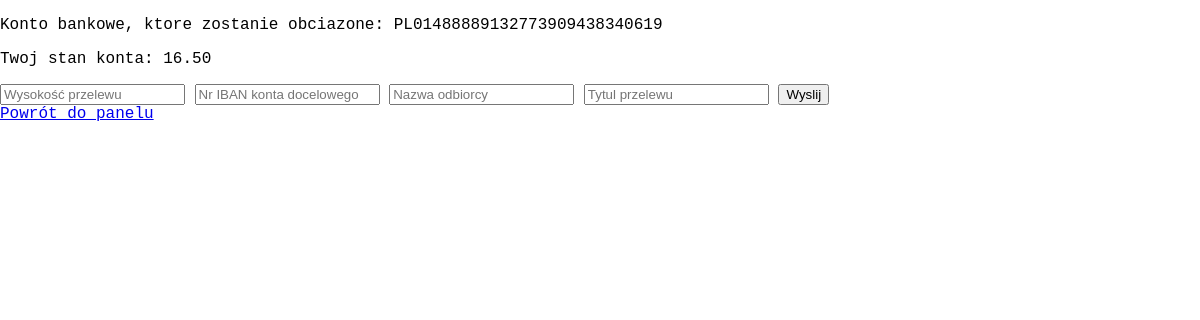
Page /make_transfer (signed in) on the earlier database version.
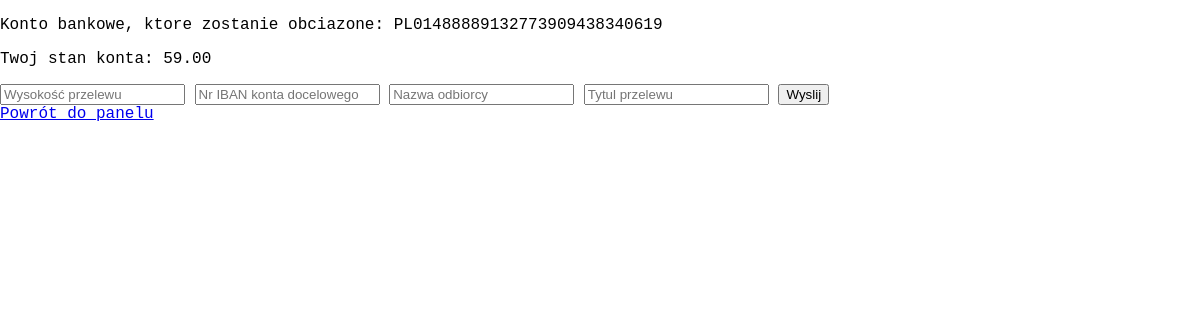
Same page on the later database version.
### app/__init__.py (models this page shows, shortened)
class Customers(db.Model, UserMixin):
    __tablename__ = "Customers"
    customer_id = db.Column(db.String(16), primary_key=True, unique=True)
    iban_number = db.Column(db.String(28), nullable=False, unique=True)
    account_balance = db.Column(db.Float, nullable=False)
    pesel = db.Column(db.String(11), db.ForeignKey('Users.pesel'))

### app/views.py (the view, shortened to what this page needs)
@app.route("/make_transfer", methods=['GET', 'POST'])
@login_required
def make_transfer():
    login = current_user.login
    user = Users.query.filter_by(login=login).first()
    customer = Customers.query.filter_by(pesel=user.pesel).first()
    form = Transfer_form()
    return render_template("make_transfer.html",form=form, iban_source=customer.iban_number, balance=customer.account_balance)

### app/models/utils.py
class Transfer_form(FlaskForm):
    amount = StringField(validators=[InputRequired(), Length(min=1)], render_kw={'placeholder': 'Wysokość przelewu'})
    iban_destination = StringField(validators=[InputRequired(), Length(min=28, max=28)], render_kw={'placeholder': 'Nr IBAN konta docelowego'})
    receiver_name = StringField(validators=[InputRequired(), Length(min=1)], render_kw={'placeholder': 'Nazwa odbiorcy'})
    title = StringField(validators=[InputRequired(), Length(min=1)], render_kw={'placeholder': 'Tytul przelewu'})
    submit = SubmitField("Wyslij")

### app/views.py (called while the page is built)
@login_manager.user_loader
def load_user(pesel):
    return Users.query.get(pesel)

### app/templates/make_transfer.html (shortened to what this page needs)
{% extends 'base.html'%}
{% block body %}
<p> Konto bankowe, ktore zostanie obciazone: {{ iban_source }} </p>
<p> Twoj stan konta: {{ "%.2f"|format(balance) }}</p>
<form method="POST" action="">
    {{ form.amount }}
    {{ form.iban_destination }}
    {{ form.receiver_name }}
    {{ form.title }}
    {{ form.submit }}
</form>
<a href="{{ url_for('dashboard') }}">Powrót do panelu</a>
{% endblock %}

Differences in the rows shown:
changed Customers "PL01488889132773909438340619": account_balance "16.50" → "59.00"
